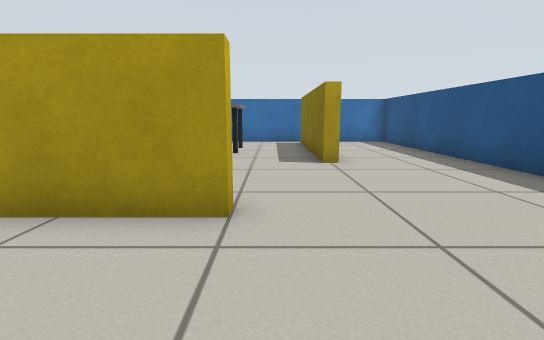
[1] (above)

17 first-person views from a walk through a robot-simulator world made for Gazebo. The camera is 0.57 m above the floor, tilts 10° down and sees 85° across. The floor is counted in squares, 0.5 m on a side. Each view is taken from the middle of a square. On the plan, view 1 faces up. The plan holds only what a view shows up to about 13 squares ahead; the rest is blank.

[2]
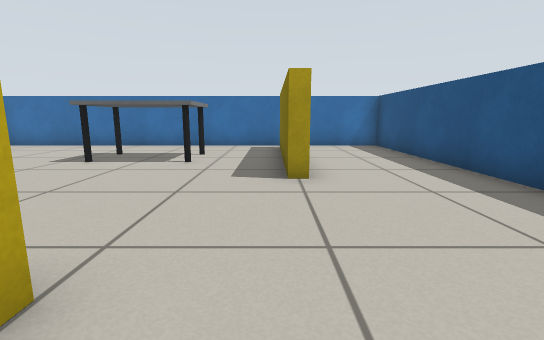

[3]
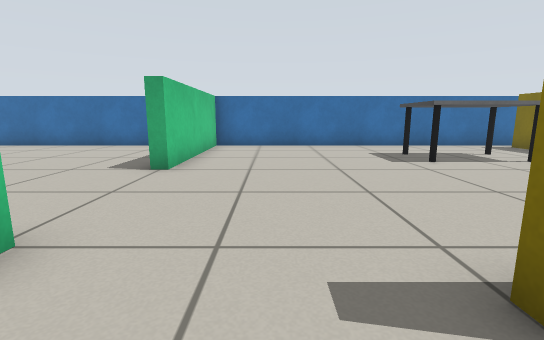

[4]
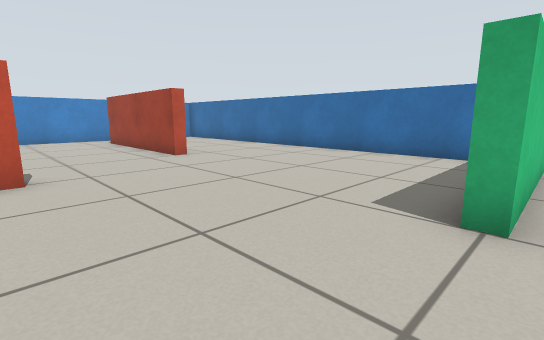

[5]
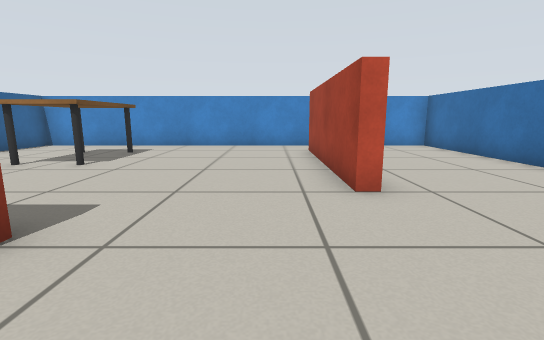

[6]
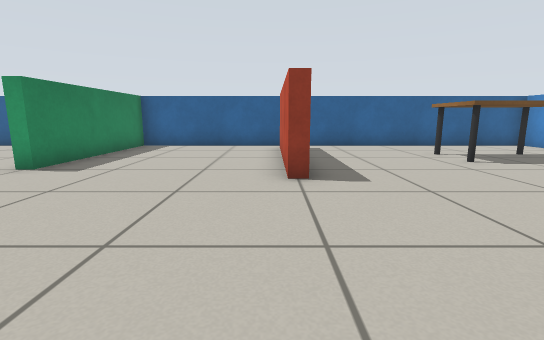

[7]
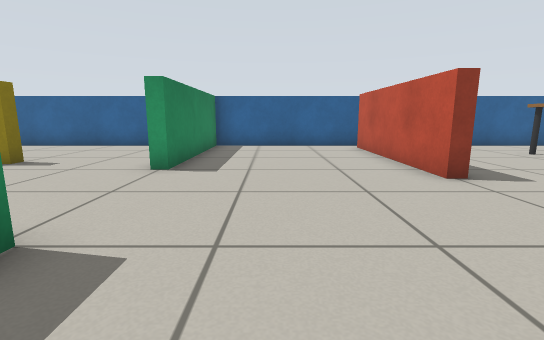

[8]
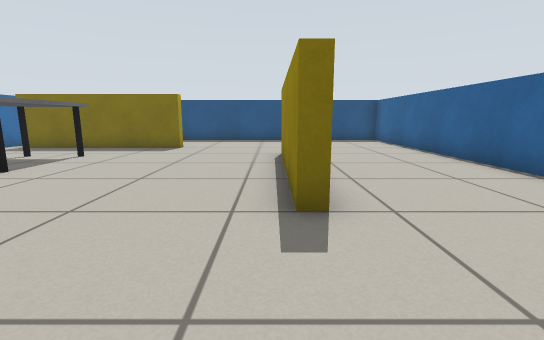

[9]
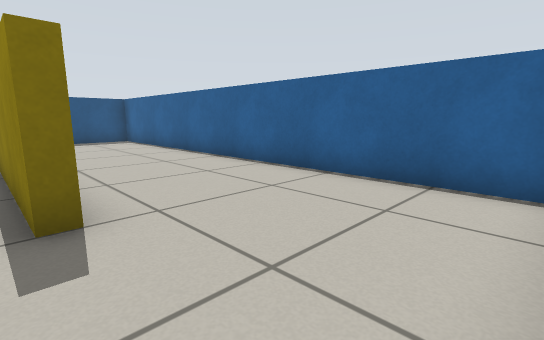

[10]
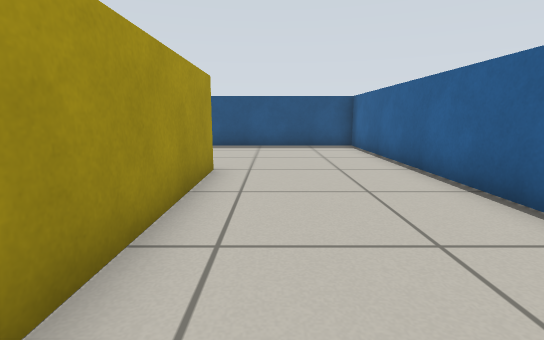

[11]
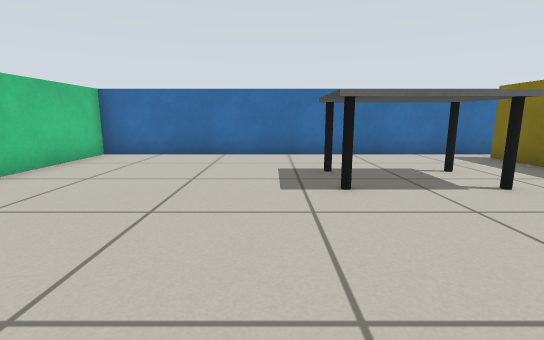

[12]
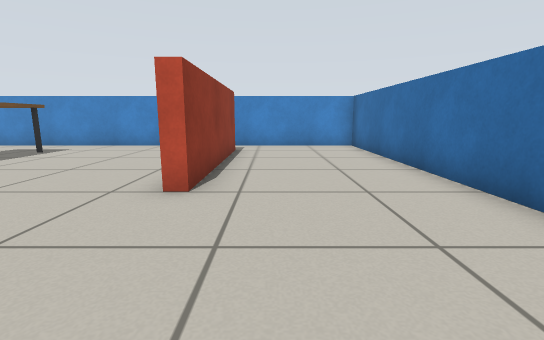

[13]
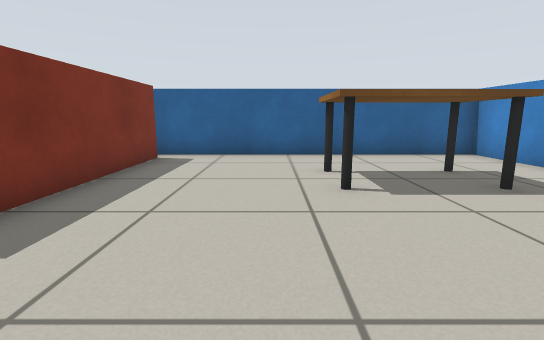

[14]
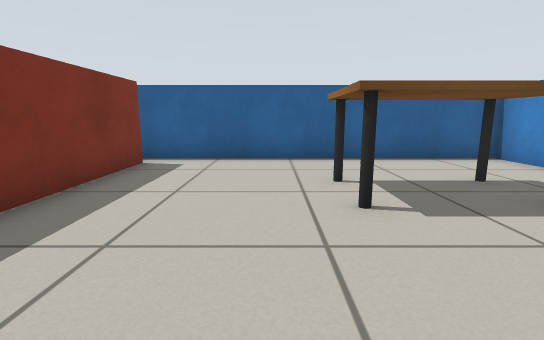

[15]
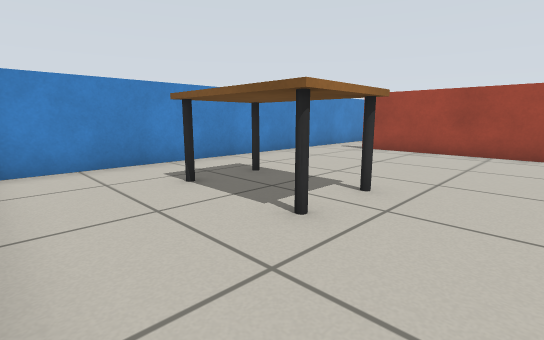

[16]
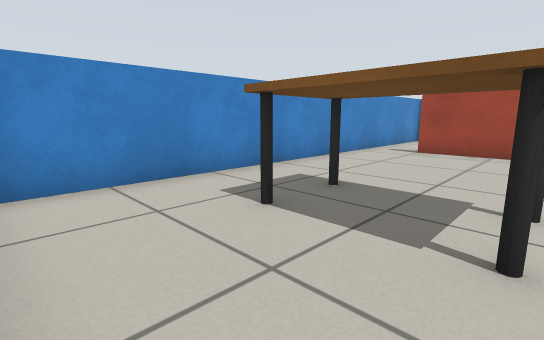

[17]
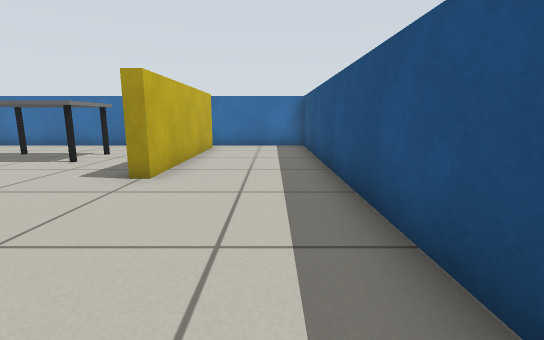

### Floor plan
Points are (right, up) in squares from view 1. A wall is a line through its corners. A room is listed if a view was taken in it or the views show most of it. See-through windows are left out.
Room 1 (views 1, 2, 3, 4, 5, 6, 7, 8, 9, 10, 11, 12, 13, 14, 15, 16, 17)
walls: (-6.5, 3.2) (-6.5, 3.7) (-1, 3.7); (-16.8, 5.5) (-16.3, 5.5) (-16.3, -0.5); (-9.9, -1.3) (5.3, -1.3) (5.3, 14.3) (-10.3, 14.3) (-10.3, 8.5) (-10.8, 8.5); (-11.8, 14.3) (-26.3, 14.3) (-26.3, -1.3) (-10.7, -1.3) (-10.7, 4.5) (-10.2, 4.5); (-16.7, -0.5) (-16.7, 4.5); (-0.5, 3.8) (-0.5, 3.3) (-5.8, 3.3); (-24.5, 9.7) (-18.5, 9.7) (-18.5, 9.3) (-24.5, 9.3); (1.7, 13.5) (1.7, 7.5) (1.3, 7.5) (1.3, 13.5)
objects: table (-24, 2) to (-21, 3); table (-4, 10) to (-1, 11)

Where each view was taken, in squares from view 1:
view 1: 0 up, 0 right, facing up
view 2: 2 up, 1 right, facing up
view 3: 2 up, 8 left, facing up
view 4: 5 up, 10 left, facing up-left
view 5: 8 up, 14 left, facing left
view 6: 11 up, 16 left, facing down
view 7: 11 up, 13 left, facing down
view 8: 4 up, 10 left, facing right
view 9: 4 up, 10 left, facing down-right
view 10: 2 up, 7 left, facing right
view 11: 5 up, 5 left, facing up
view 12: 11 up, 14 left, facing left
view 13: 8 up, 20 left, facing down
view 14: 7 up, 20 left, facing down
view 15: 1 down, 19 left, facing up-left
view 16: 1 down, 21 left, facing up-left
view 17: 2 up, 4 right, facing up
